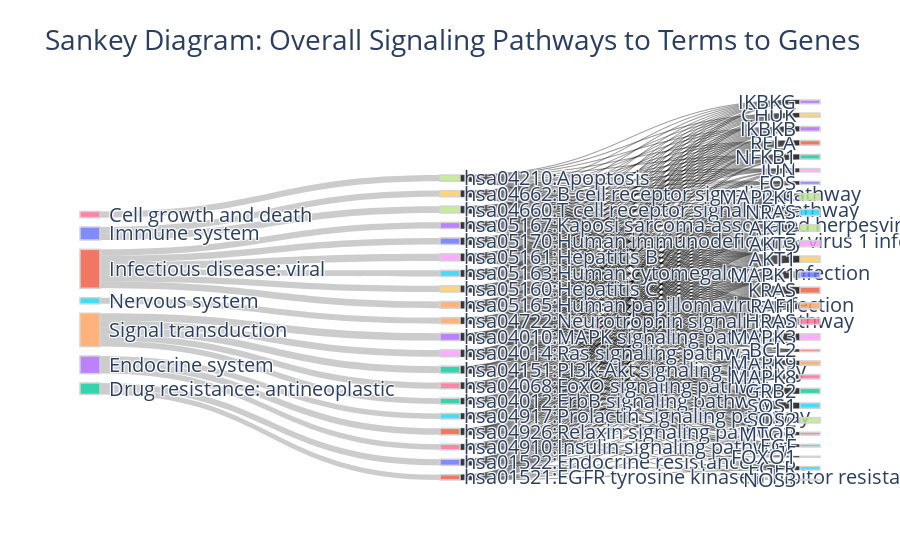

Notebook code for this chart:
### Code cell
# Prepare data for the Sankey plot
labels = list(ad_enrichment_pathway_df['Pathway_Class_detail'].unique()) + list(ad_enrichment_pathway_df['Term']) + [gene for genes in ad_enrichment_pathway_df['Genes'] for gene in genes.split(', ')]

source = []
target = []
value = []

# Create a dictionary to track counts for each Pathway_Class_detail and Term
term_gene_counts = {row['Term']: len(row['Genes'].split(', ')) for _, row in ad_enrichment_pathway_df.iterrows()}
pathway_gene_counts = ad_enrichment_pathway_df.groupby('Pathway_Class_detail')['Genes'].apply(lambda x: sum(len(genes.split(', ')) for genes in x)).to_dict()

# Map overall signaling pathways to terms and use the sum of genes in each term for value
for i, row in ad_enrichment_pathway_df.iterrows():
    source.append(labels.index(row['Pathway_Class_detail']))
    target.append(labels.index(row['Term']))
    value.append(term_gene_counts[row['Term']])  # Value is the number of genes under each term

# Map terms to genes and use 1 for each gene connection
for i, row in ad_enrichment_pathway_df.iterrows():
    for gene in row['Genes'].split(', '):
        source.append(labels.index(row['Term']))
        target.append(labels.index(gene))
        value.append(1)  # Value is 1 for each gene connection

# Create the Sankey plot
fig = go.Figure(go.Sankey(
    node=dict(
        pad=15,
        thickness=20,
        line=dict(color='lightgrey', width=1.5),
        label=labels,
    ),
    link=dict(
        source=source,
        target=target,
        value=value
    )
))

# Update layout
fig.update_layout(title_text='Sankey Diagram: Overall Signaling Pathways to Terms to Genes', font_size=30)

# Display the plot
fig.write_html('./sankey_diagram.html')
fig.show()

### Figure 1 — Plotly figure (JSON) as saved in the notebook; plotly's stock layout.template omitted (floating-point values rounded to 4 significant figures; data arrays with more than 128 entries replaced by an {"elided": "..."} marker saying what was removed)
{"data": [{"link": {"source": {"elided": "430 int values"}, "target": {"elided": "430 int values"}, "value": {"elided": "430 int values"}}, "node": {"label": {"elided": "437 str values"}, "line": {"color": "lightgrey", "width": 1.5}, "pad": 15, "thickness": 20}, "type": "sankey"}], "layout": {"font": {"size": 20}, "title": {"text": "Sankey Diagram: Overall Signaling Pathways to Terms to Genes"}}}
